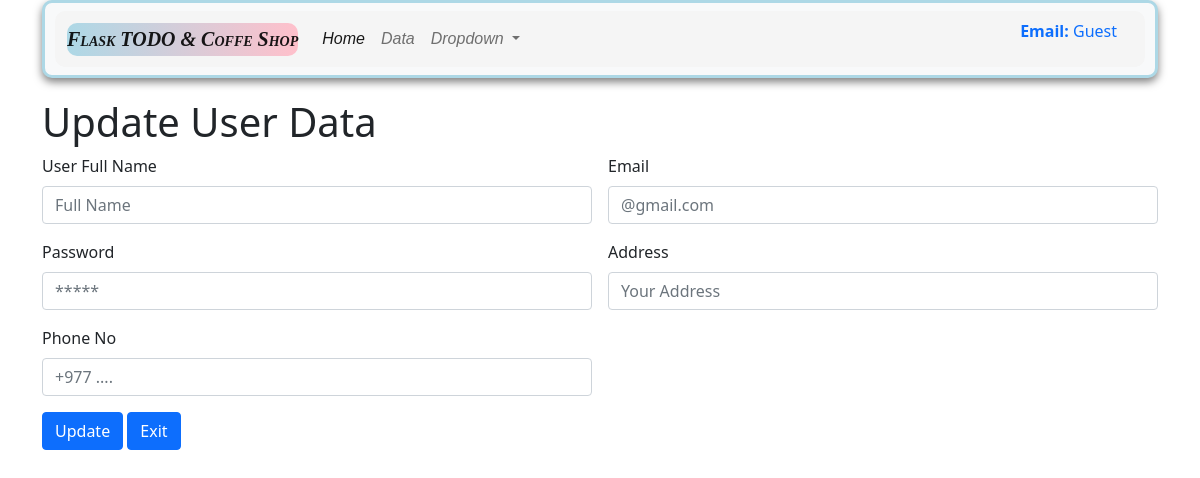
/updateuser/9 (signed in), run on an earlier commit of the app's database.
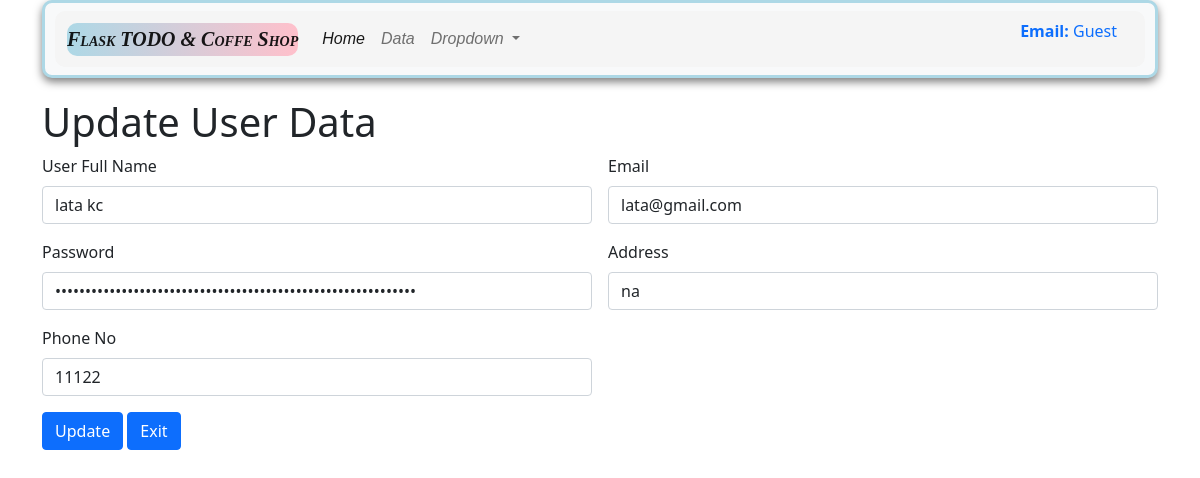
And on a later commit of the database.
### app.py (models this page shows, shortened)
class Register_user(db.Model):
    __tablename__ = 'Register_user'
    reg_no = db.Column(db.Integer, primary_key=True)
    fullname = db.Column(db.String(100), nullable = False)
    email = db.Column(db.String(100), nullable = False)
    password = db.Column(db.String(100), nullable = False)
    address = db.Column(db.String(400), nullable = False)
    phone = db.Column(db.String(100), nullable = False)

### app.py (the view, shortened to what this page needs)
@app.route('/updateuser/<int:reg_no>', methods =['GET', 'POST'])
def updateuser(reg_no):
    register_user = Register_user.query.filter_by(reg_no=reg_no).first()
    return render_template('updateuser.html', register_user=register_user)

### templates/updateuser.html
{% extends "base.html" %}
{% block body %}
  <div class ="container my-3" >
    <h1> Update User Data</h1>
    <form action ="/updateuser/{{register_user.reg_no}}" method = "POST" class="row g-3">
      <div class="col-md-6">
        <label for="fullname" class="form-label">User Full Name</label>
        <input type="text" class="form-control" name="fullname" value ="{{register_user.fullname}}" id="fullname" placeholder="Full Name">
      </div>
      <div class="col-md-6">
        <label for="email" class="form-label">Email</label>
        <input type="text" class="form-control" name="email" value ="{{register_user.email}}" id="email" placeholder="@gmail.com">
      </div>
      <div class="col-6">
        <label for="password" class="form-label">Password</label>
        <input type="Password" class="form-control" name="password" value ="{{register_user.password}}" id="password" placeholder="*****">
      </div>
      <div class="col-6">
        <label for="address" class="form-label">Address</label>
        <input type="text" class="form-control" name="address" value ="{{register_user.address}}" id="address" placeholder="Your Address">
      </div>
      <div class="col-6">
        <label for="phone" class="form-label">Phone No</label>
        <input type="text" class="form-control" name="phone" value ="{{register_user.phone}}" id="phone" placeholder="+977 ....">
      </div>
      <div class="col-12">
        <button type="submit" class="btn btn-primary">Update</button>
        <button type="Exit" class="btn btn-primary">Exit</button>
      </div>
    </form>
{% endblock body %}

What changed in the data, as far as the page shows it:
added Register_user: fullname "lata kc", email "lata@gmail.com", address "na", phone "11122"
